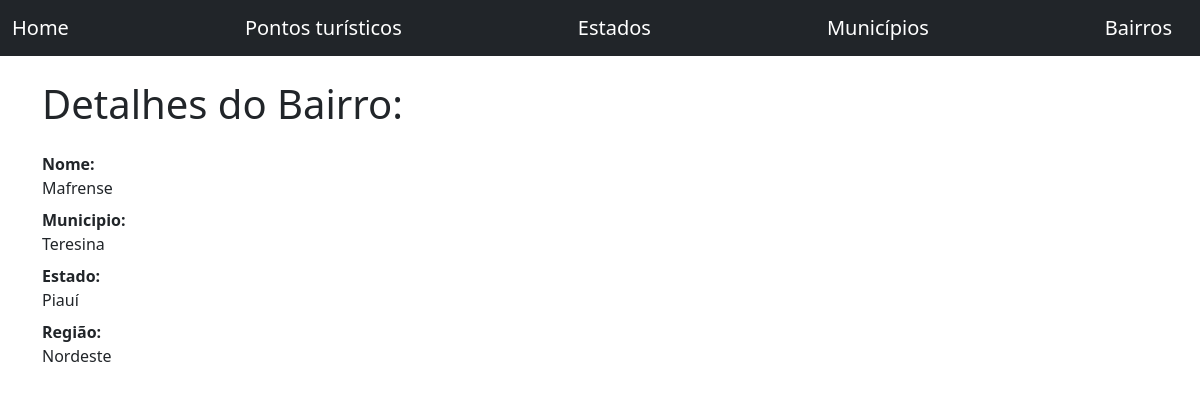
Page /detalhes-bairro/1/ on the committed database.
### core/models.py (models this page shows, shortened)
class Bairro(models.Model):
    nome= models.CharField(max_length=100)
    populacao= models.IntegerField()
    municipio= models.ForeignKey(
        Municipio,
        on_delete=models.DO_NOTHING
    )

class Municipio(models.Model):
    nome= models.CharField(max_length=100)
    populacao= models.IntegerField()
    estado= models.ForeignKey(
        Estado,
        on_delete=models.DO_NOTHING
    )
    class Meta:
        verbose_name = 'Município'
        verbose_name_plural = 'Municípios'
        ordering = ['nome','populacao']

class Estado(models.Model):
    REGIOES=[
        ('N','Norte'),
        ('NE','Nordeste'),
        ('CO','Centro-oeste'),
        ('SE','Sudeste'),
        ('S','Sul'),
    ]
    nome= models.CharField(max_length=100)
    sigla= models.CharField (max_length=2)
    regiao= models.CharField(max_length=25, choices=REGIOES, null=True, blank=True)

### core/views.py (the view)
# urls.py: path('detalhes-bairro/<int:id>/', views.detalhes_bairro, name= 'detalhes_bairro'),
def detalhes_bairro(request,id):
    bairro= get_object_or_404(Bairro,id=id)
    dados= {
        'bairro': bairro
    }
    return render(request,'bairros/detalhes.html',dados)

### templates/bairros/detalhes.html
{% extends 'base.html' %}
{% block titulo %}
    Detalhes do Bairro:
{% endblock %}
{% block conteudo %}
<div class="row">
    <dl>
        <div class="col-md-4">
            <dt>Nome:</dt>
            <dd>{{ bairro.nome }}</dd>
        </div>
        <div class="col-md-4">
            <dt>Municipio:</dt>
            <dd>{{ bairro.municipio.nome }}</dd>
        </div>
        <div class="col-md-4">
            <dt>Estado:</dt>
            <dd>{{ bairro.municipio.estado.nome }}</dd>
        </div>
        <div class="col-md-4">
            <dt>Região:</dt>
            <dd>{{ bairro.municipio.estado.get_regiao_display}}</dd>
        </div>
    </dl>
</div>
{% endblock %}

### rows in the picture
Bairro: nome "Mafrense", municipio.nome "Teresina", municipio.estado.nome "Piauí", municipio.estado.regiao "Nordeste"
